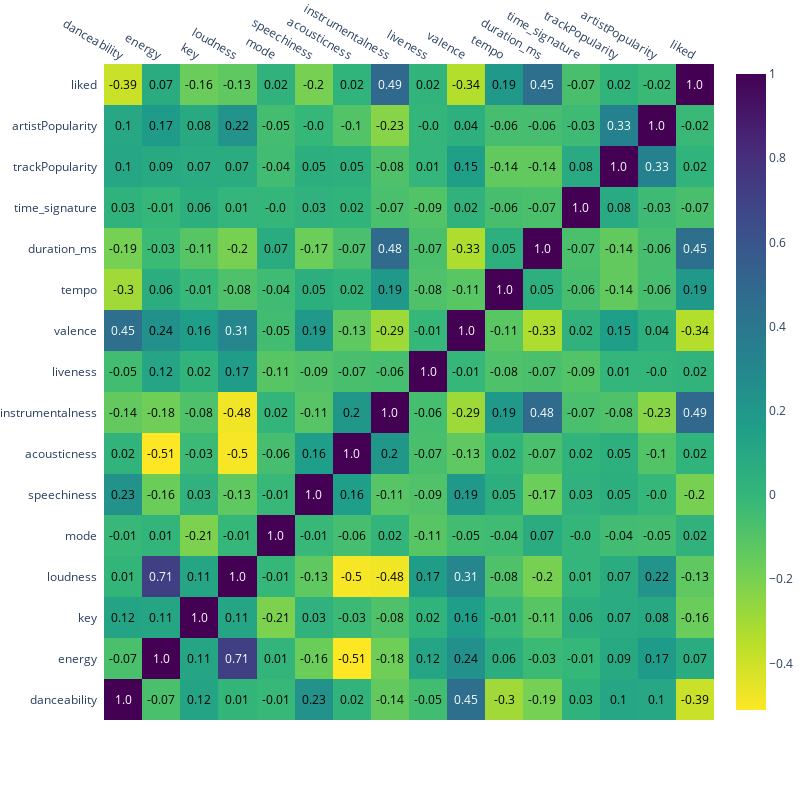

The code cell stored with this chart in its notebook:
### Code cell
import plotly
import plotly.figure_factory as ff
import plotly.graph_objs as go
from plotly.offline import init_notebook_mode, iplot

import cufflinks

cufflinks.go_offline()

# Set global theme
cufflinks.set_config_file(world_readable=True, theme='pearl')

# Display all cell outputs
from IPython.core.interactiveshell import InteractiveShell
InteractiveShell.ast_node_interactivity = 'all'

corrs = join.corr()

figure = ff.create_annotated_heatmap(
    z=corrs.values,
    x=list(corrs.columns),
    y=list(corrs.index),
    colorscale='viridis',
    annotation_text=corrs.round(2).values,
    showscale=True, reversescale=True)

figure.layout.margin = dict(l=0, t=0)
figure.layout.height = 800
figure.layout.width = 800

iplot(figure)

### Figure 1 — Plotly figure (JSON) as saved in the notebook; plotly's stock layout.template omitted (floating-point values rounded to 4 significant figures; data arrays with more than 128 entries replaced by an {"elided": "..."} marker saying what was removed)
{"data": [{"colorscale": [[0, "#440154"], [0.1111, "#482878"], [0.2222, "#3e4989"], [0.3333, "#31688e"], [0.4444, "#26828e"], [0.5556, "#1f9e89"], [0.6667, "#35b779"], [0.7778, "#6ece58"], [0.8889, "#b5de2b"], [1, "#fde725"]], "reversescale": true, "showscale": true, "type": "heatmap", "x": ["danceability", "energy", "key", "loudness", "mode", "speechiness", "acousticness", "instrumentalness", "liveness", "valence", "tempo", "duration_ms", "time_signature", "trackPopularity", "artistPopularity", "liked"], "y": ["danceability", "energy", "key", "loudness", "mode", "speechiness", "acousticness", "instrumentalness", "liveness", "valence", "tempo", "duration_ms", "time_signature", "trackPopularity", "artistPopularity", "liked"], "z": {"elided": "16x16 float values"}}], "layout": {"annotations": [{"font": {"color": "#FFFFFF"}, "showarrow": false, "text": "1.0", "x": "danceability", "xref": "x", "y": "danceability", "yref": "y"}, {"font": {"color": "#000000"}, "showarrow": false, "text": "-0.07", "x": "energy", "xref": "x", "y": "danceability", "yref": "y"}, {"font": {"color": "#000000"}, "showarrow": false, "text": "0.12", "x": "key", "xref": "x", "y": "danceability", "yref": "y"}, {"font": {"color": "#000000"}, "showarrow": false, "text": "0.01", "x": "loudness", "xref": "x", "y": "danceability", "yref": "y"}, {"font": {"color": "#000000"}, "showarrow": false, "text": "-0.01", "x": "mode", "xref": "x", "y": "danceability", "yref": "y"}, {"font": {"color": "#000000"}, "showarrow": false, "text": "0.23", "x": "speechiness", "xref": "x", "y": "danceability", "yref": "y"}, {"font": {"color": "#000000"}, "showarrow": false, "text": "0.02", "x": "acousticness", "xref": "x", "y": "danceability", "yref": "y"}, {"font": {"color": "#000000"}, "showarrow": false, "text": "-0.14", "x": "instrumentalness", "xref": "x", "y": "danceability", "yref": "y"}, {"font": {"color": "#000000"}, "showarrow": false, "text": "-0.05", "x": "liveness", "xref": "x", "y": "danceability", "yref": "y"}, {"font": {"color": "#FFFFFF"}, "showarrow": false, "text": "0.45", "x": "valence", "xref": "x", "y": "danceability", "yref": "y"}, {"font": {"color": "#000000"}, "showarrow": false, "text": "-0.3", "x": "tempo", "xref": "x", "y": "danceability", "yref": "y"}, {"font": {"color": "#000000"}, "showarrow": false, "text": "-0.19", "x": "duration_ms", "xref": "x", "y": "danceability", "yref": "y"}, {"font": {"color": "#000000"}, "showarrow": false, "text": "0.03", "x": "time_signature", "xref": "x", "y": "danceability", "yref": "y"}, {"font": {"color": "#000000"}, "showarrow": false, "text": "0.1", "x": "trackPopularity", "xref": "x", "y": "danceability", "yref": "y"}, {"font": {"color": "#000000"}, "showarrow": false, "text": "0.1", "x": "artistPopularity", "xref": "x", "y": "danceability", "yref": "y"}, {"font": {"color": "#000000"}, "showarrow": false, "text": "-0.39", "x": "liked", "xref": "x", "y": "danceability", "yref": "y"}, {"font": {"color": "#000000"}, "showarrow": false, "text": "-0.07", "x": "danceability", "xref": "x", "y": "energy", "yref": "y"}, {"font": {"color": "#FFFFFF"}, "showarrow": false, "text": "1.0", "x": "energy", "xref": "x", "y": "energy", "yref": "y"}, {"font": {"color": "#000000"}, "showarrow": false, "text": "0.11", "x": "key", "xref": "x", "y": "energy", "yref": "y"}, {"font": {"color": "#FFFFFF"}, "showarrow": false, "text": "0.71", "x": "loudness", "xref": "x", "y": "energy", "yref": "y"}, {"font": {"color": "#000000"}, "showarrow": false, "text": "0.01", "x": "mode", "xref": "x", "y": "energy", "yref": "y"}, {"font": {"color": "#000000"}, "showarrow": false, "text": "-0.16", "x": "speechiness", "xref": "x", "y": "energy", "yref": "y"}, {"font": {"color": "#000000"}, "showarrow": false, "text": "-0.51", "x": "acousticness", "xref": "x", "y": "energy", "yref": "y"}, {"font": {"color": "#000000"}, "showarrow": false, "text": "-0.18", "x": "instrumentalness", "xref": "x", "y": "energy", "yref": "y"}, {"font": {"color": "#000000"}, "showarrow": false, "text": "0.12", "x": "liveness", "xref": "x", "y": "energy", "yref": "y"}, {"font": {"color": "#000000"}, "showarrow": false, "text": "0.24", "x": "valence", "xref": "x", "y": "energy", "yref": "y"}, {"font": {"color": "#000000"}, "showarrow": false, "text": "0.06", "x": "tempo", "xref": "x", "y": "energy", "yref": "y"}, {"font": {"color": "#000000"}, "showarrow": false, "text": "-0.03", "x": "duration_ms", "xref": "x", "y": "energy", "yref": "y"}, {"font": {"color": "#000000"}, "showarrow": false, "text": "-0.01", "x": "time_signature", "xref": "x", "y": "energy", "yref": "y"}, {"font": {"color": "#000000"}, "showarrow": false, "text": "0.09", "x": "trackPopularity", "xref": "x", "y": "energy", "yref": "y"}, {"font": {"color": "#000000"}, "showarrow": false, "text": "0.17", "x": "artistPopularity", "xref": "x", "y": "energy", "yref": "y"}, {"font": {"color": "#000000"}, "showarrow": false, "text": "0.07", "x": "liked", "xref": "x", "y": "energy", "yref": "y"}, {"font": {"color": "#000000"}, "showarrow": false, "text": "0.12", "x": "danceability", "xref": "x", "y": "key", "yref": "y"}, {"font": {"color": "#000000"}, "showarrow": false, "text": "0.11", "x": "energy", "xref": "x", "y": "key", "yref": "y"}, {"font": {"color": "#FFFFFF"}, "showarrow": false, "text": "1.0", "x": "key", "xref": "x", "y": "key", "yref": "y"}, {"font": {"color": "#000000"}, "showarrow": false, "text": "0.11", "x": "loudness", "xref": "x", "y": "key", "yref": "y"}, {"font": {"color": "#000000"}, "showarrow": false, "text": "-0.21", "x": "mode", "xref": "x", "y": "key", "yref": "y"}, {"font": {"color": "#000000"}, "showarrow": false, "text": "0.03", "x": "speechiness", "xref": "x", "y": "key", "yref": "y"}, {"font": {"color": "#000000"}, "showarrow": false, "text": "-0.03", "x": "acousticness", "xref": "x", "y": "key", "yref": "y"}, {"font": {"color": "#000000"}, "showarrow": false, "text": "-0.08", "x": "instrumentalness", "xref": "x", "y": "key", "yref": "y"}, {"font": {"color": "#000000"}, "showarrow": false, "text": "0.02", "x": "liveness", "xref": "x", "y": "key", "yref": "y"}, {"font": {"color": "#000000"}, "showarrow": false, "text": "0.16", "x": "valence", "xref": "x", "y": "key", "yref": "y"}, {"font": {"color": "#000000"}, "showarrow": false, "text": "-0.01", "x": "tempo", "xref": "x", "y": "key", "yref": "y"}, {"font": {"color": "#000000"}, "showarrow": false, "text": "-0.11", "x": "duration_ms", "xref": "x", "y": "key", "yref": "y"}, {"font": {"color": "#000000"}, "showarrow": false, "text": "0.06", "x": "time_signature", "xref": "x", "y": "key", "yref": "y"}, {"font": {"color": "#000000"}, "showarrow": false, "text": "0.07", "x": "trackPopularity", "xref": "x", "y": "key", "yref": "y"}, {"font": {"color": "#000000"}, "showarrow": false, "text": "0.08", "x": "artistPopularity", "xref": "x", "y": "key", "yref": "y"}, {"font": {"color": "#000000"}, "showarrow": false, "text": "-0.16", "x": "liked", "xref": "x", "y": "key", "yref": "y"}, {"font": {"color": "#000000"}, "showarrow": false, "text": "0.01", "x": "danceability", "xref": "x", "y": "loudness", "yref": "y"}, {"font": {"color": "#FFFFFF"}, "showarrow": false, "text": "0.71", "x": "energy", "xref": "x", "y": "loudness", "yref": "y"}, {"font": {"color": "#000000"}, "showarrow": false, "text": "0.11", "x": "key", "xref": "x", "y": "loudness", "yref": "y"}, {"font": {"color": "#FFFFFF"}, "showarrow": false, "text": "1.0", "x": "loudness", "xref": "x", "y": "loudness", "yref": "y"}, {"font": {"color": "#000000"}, "showarrow": false, "text": "-0.01", "x": "mode", "xref": "x", "y": "loudness", "yref": "y"}, {"font": {"color": "#000000"}, "showarrow": false, "text": "-0.13", "x": "speechiness", "xref": "x", "y": "loudness", "yref": "y"}, {"font": {"color": "#000000"}, "showarrow": false, "text": "-0.5", "x": "acousticness", "xref": "x", "y": "loudness", "yref": "y"}, {"font": {"color": "#000000"}, "showarrow": false, "text": "-0.48", "x": "instrumentalness", "xref": "x", "y": "loudness", "yref": "y"}, {"font": {"color": "#000000"}, "showarrow": false, "text": "0.17", "x": "liveness", "xref": "x", "y": "loudness", "yref": "y"}, {"font": {"color": "#FFFFFF"}, "showarrow": false, "text": "0.31", "x": "valence", "xref": "x", "y": "loudness", "yref": "y"}, {"font": {"color": "#000000"}, "showarrow": false, "text": "-0.08", "x": "tempo", "xref": "x", "y": "loudness", "yref": "y"}, {"font": {"color": "#000000"}, "showarrow": false, "text": "-0.2", "x": "duration_ms", "xref": "x", "y": "loudness", "yref": "y"}, {"font": {"color": "#000000"}, "showarrow": false, "text": "0.01", "x": "time_signature", "xref": "x", "y": "loudness", "yref": "y"}, {"font": {"color": "#000000"}, "showarrow": false, "text": "0.07", "x": "trackPopularity", "xref": "x", "y": "loudness", "yref": "y"}, {"font": {"color": "#000000"}, "showarrow": false, "text": "0.22", "x": "artistPopularity", "xref": "x", "y": "loudness", "yref": "y"}, {"font": {"color": "#000000"}, "showarrow": false, "text": "-0.13", "x": "liked", "xref": "x", "y": "loudness", "yref": "y"}, {"font": {"color": "#000000"}, "showarrow": false, "text": "-0.01", "x": "danceability", "xref": "x", "y": "mode", "yref": "y"}, {"font": {"color": "#000000"}, "showarrow": false, "text": "0.01", "x": "energy", "xref": "x", "y": "mode", "yref": "y"}, {"font": {"color": "#000000"}, "showarrow": false, "text": "-0.21", "x": "key", "xref": "x", "y": "mode", "yref": "y"}, {"font": {"color": "#000000"}, "showarrow": false, "text": "-0.01", "x": "loudness", "xref": "x", "y": "mode", "yref": "y"}, {"font": {"color": "#FFFFFF"}, "showarrow": false, "text": "1.0", "x": "mode", "xref": "x", "y": "mode", "yref": "y"}, {"font": {"color": "#000000"}, "showarrow": false, "text": "-0.01", "x": "speechiness", "xref": "x", "y": "mode", "yref": "y"}, {"font": {"color": "#000000"}, "showarrow": false, "text": "-0.06", "x": "acousticness", "xref": "x", "y": "mode", "yref": "y"}, {"font": {"color": "#000000"}, "showarrow": false, "text": "0.02", "x": "instrumentalness", "xref": "x", "y": "mode", "yref": "y"}, {"font": {"color": "#000000"}, "showarrow": false, "text": "-0.11", "x": "liveness", "xref": "x", "y": "mode", "yref": "y"}, {"font": {"color": "#000000"}, "showarrow": false, "text": "-0.05", "x": "valence", "xref": "x", "y": "mode", "yref": "y"}, {"font": {"color": "#000000"}, "showarrow": false, "text": "-0.04", "x": "tempo", "xref": "x", "y": "mode", "yref": "y"}, {"font": {"color": "#000000"}, "showarrow": false, "text": "0.07", "x": "duration_ms", "xref": "x", "y": "mode", "yref": "y"}, {"font": {"color": "#000000"}, "showarrow": false, "text": "-0.0", "x": "time_signature", "xref": "x", "y": "mode", "yref": "y"}, {"font": {"color": "#000000"}, "showarrow": false, "text": "-0.04", "x": "trackPopularity", "xref": "x", "y": "mode", "yref": "y"}, {"font": {"color": "#000000"}, "showarrow": false, "text": "-0.05", "x": "artistPopularity", "xref": "x", "y": "mode", "yref": "y"}, {"font": {"color": "#000000"}, "showarrow": false, "text": "0.02", "x": "liked", "xref": "x", "y": "mode", "yref": "y"}, {"font": {"color": "#000000"}, "showarrow": false, "text": "0.23", "x": "danceability", "xref": "x", "y": "speechiness", "yref": "y"}, {"font": {"color": "#000000"}, "showarrow": false, "text": "-0.16", "x": "energy", "xref": "x", "y": "speechiness", "yref": "y"}, {"font": {"color": "#000000"}, "showarrow": false, "text": "0.03", "x": "key", "xref": "x", "y": "speechiness", "yref": "y"}, {"font": {"color": "#000000"}, "showarrow": false, "text": "-0.13", "x": "loudness", "xref": "x", "y": "speechiness", "yref": "y"}, {"font": {"color": "#000000"}, "showarrow": false, "text": "-0.01", "x": "mode", "xref": "x", "y": "speechiness", "yref": "y"}, {"font": {"color": "#FFFFFF"}, "showarrow": false, "text": "1.0", "x": "speechiness", "xref": "x", "y": "speechiness", "yref": "y"}, {"font": {"color": "#000000"}, "showarrow": false, "text": "0.16", "x": "acousticness", "xref": "x", "y": "speechiness", "yref": "y"}, {"font": {"color": "#000000"}, "showarrow": false, "text": "-0.11", "x": "instrumentalness", "xref": "x", "y": "speechiness", "yref": "y"}, {"font": {"color": "#000000"}, "showarrow": false, "text": "-0.09", "x": "liveness", "xref": "x", "y": "speechiness", "yref": "y"}, {"font": {"color": "#000000"}, "showarrow": false, "text": "0.19", "x": "valence", "xref": "x", "y": "speechiness", "yref": "y"}, {"font": {"color": "#000000"}, "showarrow": false, "text": "0.05", "x": "tempo", "xref": "x", "y": "speechiness", "yref": "y"}, {"font": {"color": "#000000"}, "showarrow": false, "text": "-0.17", "x": "duration_ms", "xref": "x", "y": "speechiness", "yref": "y"}, {"font": {"color": "#000000"}, "showarrow": false, "text": "0.03", "x": "time_signature", "xref": "x", "y": "speechiness", "yref": "y"}, {"font": {"color": "#000000"}, "showarrow": false, "text": "0.05", "x": "trackPopularity", "xref": "x", "y": "speechiness", "yref": "y"}, {"font": {"color": "#000000"}, "showarrow": false, "text": "-0.0", "x": "artistPopularity", "xref": "x", "y": "speechiness", "yref": "y"}, {"font": {"color": "#000000"}, "showarrow": false, "text": "-0.2", "x": "liked", "xref": "x", "y": "speechiness", "yref": "y"}, {"font": {"color": "#000000"}, "showarrow": false, "text": "0.02", "x": "danceability", "xref": "x", "y": "acousticness", "yref": "y"}, {"font": {"color": "#000000"}, "showarrow": false, "text": "-0.51", "x": "energy", "xref": "x", "y": "acousticness", "yref": "y"}, {"font": {"color": "#000000"}, "showarrow": false, "text": "-0.03", "x": "key", "xref": "x", "y": "acousticness", "yref": "y"}, {"font": {"color": "#000000"}, "showarrow": false, "text": "-0.5", "x": "loudness", "xref": "x", "y": "acousticness", "yref": "y"}, {"font": {"color": "#000000"}, "showarrow": false, "text": "-0.06", "x": "mode", "xref": "x", "y": "acousticness", "yref": "y"}, {"font": {"color": "#000000"}, "showarrow": false, "text": "0.16", "x": "speechiness", "xref": "x", "y": "acousticness", "yref": "y"}, {"font": {"color": "#FFFFFF"}, "showarrow": false, "text": "1.0", "x": "acousticness", "xref": "x", "y": "acousticness", "yref": "y"}, {"font": {"color": "#000000"}, "showarrow": false, "text": "0.2", "x": "instrumentalness", "xref": "x", "y": "acousticness", "yref": "y"}, {"font": {"color": "#000000"}, "showarrow": false, "text": "-0.07", "x": "liveness", "xref": "x", "y": "acousticness", "yref": "y"}, {"font": {"color": "#000000"}, "showarrow": false, "text": "-0.13", "x": "valence", "xref": "x", "y": "acousticness", "yref": "y"}, {"font": {"color": "#000000"}, "showarrow": false, "text": "0.02", "x": "tempo", "xref": "x", "y": "acousticness", "yref": "y"}, {"font": {"color": "#000000"}, "showarrow": false, "text": "-0.07", "x": "duration_ms", "xref": "x", "y": "acousticness", "yref": "y"}, {"font": {"color": "#000000"}, "showarrow": false, "text": "0.02", "x": "time_signature", "xref": "x", "y": "acousticness", "yref": "y"}, {"font": {"color": "#000000"}, "showarrow": false, "text": "0.05", "x": "trackPopularity", "xref": "x", "y": "acousticness", "yref": "y"}, {"font": {"color": "#000000"}, "showarrow": false, "text": "-0.1", "x": "artistPopularity", "xref": "x", "y": "acousticness", "yref": "y"}, {"font": {"color": "#000000"}, "showarrow": false, "text": "0.02", "x": "liked", "xref": "x", "y": "acousticness", "yref": "y"}, {"font": {"color": "#000000"}, "showarrow": false, "text": "-0.14", "x": "danceability", "xref": "x", "y": "instrumentalness", "yref": "y"}, {"font": {"color": "#000000"}, "showarrow": false, "text": "-0.18", "x": "energy", "xref": "x", "y": "instrumentalness", "yref": "y"}, {"font": {"color": "#000000"}, "showarrow": false, "text": "-0.08", "x": "key", "xref": "x", "y": "instrumentalness", "yref": "y"}, {"font": {"color": "#000000"}, "showarrow": false, "text": "-0.48", "x": "loudness", "xref": "x", "y": "instrumentalness", "yref": "y"}, {"font": {"color": "#000000"}, "showarrow": false, "text": "0.02", "x": "mode", "xref": "x", "y": "instrumentalness", "yref": "y"}, {"font": {"color": "#000000"}, "showarrow": false, "text": "-0.11", "x": "speechiness", "xref": "x", "y": "instrumentalness", "yref": "y"}, {"font": {"color": "#000000"}, "showarrow": false, "text": "0.2", "x": "acousticness", "xref": "x", "y": "instrumentalness", "yref": "y"}, {"font": {"color": "#FFFFFF"}, "showarrow": false, "text": "1.0", "x": "instrumentalness", "xref": "x", "y": "instrumentalness", "yref": "y"}, {"font": {"color": "#000000"}, "showarrow": false, "text": "-0.06", "x": "liveness", "xref": "x", "y": "instrumentalness", "yref": "y"}, {"font": {"color": "#000000"}, "showarrow": false, "text": "-0.29", "x": "valence", "xref": "x", "y": "instrumentalness", "yref": "y"}, {"font": {"color": "#000000"}, "showarrow": false, "text": "0.19", "x": "tempo", "xref": "x", "y": "instrumentalness", "yref": "y"}, {"font": {"color": "#FFFFFF"}, "showarrow": false, "text": "0.48", "x": "duration_ms", "xref": "x", "y": "instrumentalness", "yref": "y"}, {"font": {"color": "#000000"}, "showarrow": false, "text": "-0.07", "x": "time_signature", "xref": "x", "y": "instrumentalness", "yref": "y"}, {"font": {"color": "#000000"}, "showarrow": false, "text": "-0.08", "x": "trackPopularity", "xref": "x", "y": "instrumentalness", "yref": "y"}, {"font": {"color": "#000000"}, "showarrow": false, "text": "-0.23", "x": "artistPopularity", "xref": "x", "y": "instrumentalness", "yref": "y"}, {"font": {"color": "#FFFFFF"}, "showarrow": false, "text": "0.49", "x": "liked", "xref": "x", "y": "instrumentalness", "yref": "y"}, {"font": {"color": "#000000"}, "showarrow": false, "text": "-0.05", "x": "danceability", "xref": "x", "y": "liveness", "yref": "y"}, {"font": {"color": "#000000"}, "showarrow": false, "text": "0.12", "x": "energy", "xref": "x", "y": "liveness", "yref": "y"}, {"font": {"color": "#000000"}, "showarrow": false, "text": "0.02", "x": "key", "xref": "x", "y": "liveness", "yref": "y"}, {"font": {"color": "#000000"}, "showarrow": false, "text": "0.17", "x": "loudness", "xref": "x", "y": "liveness", "yref": "y"}, {"font": {"color": "#000000"}, "showarrow": false, "text": "-0.11", "x": "mode", "xref": "x", "y": "liveness", "yref": "y"}, {"font": {"color": "#000000"}, "showarrow": false, "text": "-0.09", "x": "speechiness", "xref": "x", "y": "liveness", "yref": "y"}, {"font": {"color": "#000000"}, "showarrow": false, "text": "-0.07", "x": "acousticness", "xref": "x", "y": "liveness", "yref": "y"}, {"font": {"color": "#000000"}, "showarrow": false, "text": "-0.06", "x": "instrumentalness", "xref": "x", "y": "liveness", "yref": "y"}, {"font": {"color": "#FFFFFF"}, "showarrow": false, "text": "1.0", "x": "liveness", "xref": "x", "y": "liveness", "yref": "y"}, {"font": {"color": "#000000"}, "showarrow": false, "text": "-0.01", "x": "valence", "xref": "x", "y": "liveness", "yref": "y"}, {"font": {"color": "#000000"}, "showarrow": false, "text": "-0.08", "x": "tempo", "xref": "x", "y": "liveness", "yref": "y"}, {"font": {"color": "#000000"}, "showarrow": false, "text": "-0.07", "x": "duration_ms", "xref": "x", "y": "liveness", "yref": "y"}, {"font": {"color": "#000000"}, "showarrow": false, "text": "-0.09", "x": "time_signature", "xref": "x", "y": "liveness", "yref": "y"}, {"font": {"color": "#000000"}, "showarrow": false, "text": "0.01", "x": "trackPopularity", "xref": "x", "y": "liveness", "yref": "y"}, {"font": {"color": "#000000"}, "showarrow": false, "text": "-0.0", "x": "artistPopularity", "xref": "x", "y": "liveness", "yref": "y"}, {"font": {"color": "#000000"}, "showarrow": false, "text": "0.02", "x": "liked", "xref": "x", "y": "liveness", "yref": "y"}, {"font": {"color": "#FFFFFF"}, "showarrow": false, "text": "0.45", "x": "danceability", "xref": "x", "y": "valence", "yref": "y"}, {"font": {"color": "#000000"}, "showarrow": false, "text": "0.24", "x": "energy", "xref": "x", "y": "valence", "yref": "y"}, {"font": {"color": "#000000"}, "showarrow": false, "text": "0.16", "x": "key", "xref": "x", "y": "valence", "yref": "y"}, {"font": {"color": "#FFFFFF"}, "showarrow": false, "text": "0.31", "x": "loudness", "xref": "x", "y": "valence", "yref": "y"}, {"font": {"color": "#000000"}, "showarrow": false, "text": "-0.05", "x": "mode", "xref": "x", "y": "valence", "yref": "y"}, {"font": {"color": "#000000"}, "showarrow": false, "text": "0.19", "x": "speechiness", "xref": "x", "y": "valence", "yref": "y"}, {"font": {"color": "#000000"}, "showarrow": false, "text": "-0.13", "x": "acousticness", "xref": "x", "y": "valence", "yref": "y"}, {"font": {"color": "#000000"}, "showarrow": false, "text": "-0.29", "x": "instrumentalness", "xref": "x", "y": "valence", "yref": "y"}, {"font": {"color": "#000000"}, "showarrow": false, "text": "-0.01", "x": "liveness", "xref": "x", "y": "valence", "yref": "y"}, {"font": {"color": "#FFFFFF"}, "showarrow": false, "text": "1.0", "x": "valence", "xref": "x", "y": "valence", "yref": "y"}, {"font": {"color": "#000000"}, "showarrow": false, "text": "-0.11", "x": "tempo", "xref": "x", "y": "valence", "yref": "y"}, {"font": {"color": "#000000"}, "showarrow": false, "text": "-0.33", "x": "duration_ms", "xref": "x", "y": "valence", "yref": "y"}, {"font": {"color": "#000000"}, "showarrow": false, "text": "0.02", "x": "time_signature", "xref": "x", "y": "valence", "yref": "y"}, {"font": {"color": "#000000"}, "showarrow": false, "text": "0.15", "x": "trackPopularity", "xref": "x", "y": "valence", "yref": "y"}, {"font": {"color": "#000000"}, "showarrow": false, "text": "0.04", "x": "artistPopularity", "xref": "x", "y": "valence", "yref": "y"}, {"font": {"color": "#000000"}, "showarrow": false, "text": "-0.34", "x": "liked", "xref": "x", "y": "valence", "yref": "y"}, {"font": {"color": "#000000"}, "showarrow": false, "text": "-0.3", "x": "danceability", "xref": "x", "y": "tempo", "yref": "y"}, {"font": {"color": "#000000"}, "showarrow": false, "text": "0.06", "x": "energy", "xref": "x", "y": "tempo", "yref": "y"}, {"font": {"color": "#000000"}, "showarrow": false, "text": "-0.01", "x": "key", "xref": "x", "y": "tempo", "yref": "y"}, {"font": {"color": "#000000"}, "showarrow": false, "text": "-0.08", "x": "loudness", "xref": "x", "y": "tempo", "yref": "y"}, {"font": {"color": "#000000"}, "showarrow": false, "text": "-0.04", "x": "mode", "xref": "x", "y": "tempo", "yref": "y"}, {"font": {"color": "#000000"}, "showarrow": false, "text": "0.05", "x": "speechiness", "xref": "x", "y": "tempo", "yref": "y"}, {"font": {"color": "#000000"}, "showarrow": false, "text": "0.02", "x": "acousticness", "xref": "x", "y": "tempo", "yref": "y"}, {"font": {"color": "#000000"}, "showarrow": false, "text": "0.19", "x": "instrumentalness", "xref": "x", "y": "tempo", "yref": "y"}, {"font": {"color": "#000000"}, "showarrow": false, "text": "-0.08", "x": "liveness", "xref": "x", "y": "tempo", "yref": "y"}, {"font": {"color": "#000000"}, "showarrow": false, "text": "-0.11", "x": "valence", "xref": "x", "y": "tempo", "yref": "y"}, {"font": {"color": "#FFFFFF"}, "showarrow": false, "text": "1.0", "x": "tempo", "xref": "x", "y": "tempo", "yref": "y"}, {"font": {"color": "#000000"}, "showarrow": false, "text": "0.05", "x": "duration_ms", "xref": "x", "y": "tempo", "yref": "y"}, {"font": {"color": "#000000"}, "showarrow": false, "text": "-0.06", "x": "time_signature", "xref": "x", "y": "tempo", "yref": "y"}, {"font": {"color": "#000000"}, "showarrow": false, "text": "-0.14", "x": "trackPopularity", "xref": "x", "y": "tempo", "yref": "y"}, {"font": {"color": "#000000"}, "showarrow": false, "text": "-0.06", "x": "artistPopularity", "xref": "x", "y": "tempo", "yref": "y"}, {"font": {"color": "#000000"}, "showarrow": false, "text": "0.19", "x": "liked", "xref": "x", "y": "tempo", "yref": "y"}, {"font": {"color": "#000000"}, "showarrow": false, "text": "-0.19", "x": "danceability", "xref": "x", "y": "duration_ms", "yref": "y"}, {"font": {"color": "#000000"}, "showarrow": false, "text": "-0.03", "x": "energy", "xref": "x", "y": "duration_ms", "yref": "y"}, {"font": {"color": "#000000"}, "showarrow": false, "text": "-0.11", "x": "key", "xref": "x", "y": "duration_ms", "yref": "y"}, {"font": {"color": "#000000"}, "showarrow": false, "text": "-0.2", "x": "loudness", "xref": "x", "y": "duration_ms", "yref": "y"}, {"font": {"color": "#000000"}, "showarrow": false, "text": "0.07", "x": "mode", "xref": "x", "y": "duration_ms", "yref": "y"}, {"font": {"color": "#000000"}, "showarrow": false, "text": "-0.17", "x": "speechiness", "xref": "x", "y": "duration_ms", "yref": "y"}, {"font": {"color": "#000000"}, "showarrow": false, "text": "-0.07", "x": "acousticness", "xref": "x", "y": "duration_ms", "yref": "y"}, {"font": {"color": "#FFFFFF"}, "showarrow": false, "text": "0.48", "x": "instrumentalness", "xref": "x", "y": "duration_ms", "yref": "y"}, {"font": {"color": "#000000"}, "showarrow": false, "text": "-0.07", "x": "liveness", "xref": "x", "y": "duration_ms", "yref": "y"}, {"font": {"color": "#000000"}, "showarrow": false, "text": "-0.33", "x": "valence", "xref": "x", "y": "duration_ms", "yref": "y"}, {"font": {"color": "#000000"}, "showarrow": false, "text": "0.05", "x": "tempo", "xref": "x", "y": "duration_ms", "yref": "y"}, {"font": {"color": "#FFFFFF"}, "showarrow": false, "text": "1.0", "x": "duration_ms", "xref": "x", "y": "duration_ms", "yref": "y"}, {"font": {"color": "#000000"}, "showarrow": false, "text": "-0.07", "x": "time_signature", "xref": "x", "y": "duration_ms", "yref": "y"}, {"font": {"color": "#000000"}, "showarrow": false, "text": "-0.14", "x": "trackPopularity", "xref": "x", "y": "duration_ms", "yref": "y"}, {"font": {"color": "#000000"}, "showarrow": false, "text": "-0.06", "x": "artistPopularity", "xref": "x", "y": "duration_ms", "yref": "y"}, {"font": {"color": "#FFFFFF"}, "showarrow": false, "text": "0.45", "x": "liked", "xref": "x", "y": "duration_ms", "yref": "y"}, {"font": {"color": "#000000"}, "showarrow": false, "text": "0.03", "x": "danceability", "xref": "x", "y": "time_signature", "yref": "y"}, {"font": {"color": "#000000"}, "showarrow": false, "text": "-0.01", "x": "energy", "xref": "x", "y": "time_signature", "yref": "y"}, {"font": {"color": "#000000"}, "showarrow": false, "text": "0.06", "x": "key", "xref": "x", "y": "time_signature", "yref": "y"}, {"font": {"color": "#000000"}, "showarrow": false, "text": "0.01", "x": "loudness", "xref": "x", "y": "time_signature", "yref": "y"}, {"font": {"color": "#000000"}, "showarrow": false, "text": "-0.0", "x": "mode", "xref": "x", "y": "time_signature", "yref": "y"}, {"font": {"color": "#000000"}, "showarrow": false, "text": "0.03", "x": "speechiness", "xref": "x", "y": "time_signature", "yref": "y"}, {"font": {"color": "#000000"}, "showarrow": false, "text": "0.02", "x": "acousticness", "xref": "x", "y": "time_signature", "yref": "y"}, {"font": {"color": "#000000"}, "showarrow": false, "text": "-0.07", "x": "instrumentalness", "xref": "x", "y": "time_signature", "yref": "y"}, {"font": {"color": "#000000"}, "showarrow": false, "text": "-0.09", "x": "liveness", "xref": "x", "y": "time_signature", "yref": "y"}, {"font": {"color": "#000000"}, "showarrow": false, "text": "0.02", "x": "valence", "xref": "x", "y": "time_signature", "yref": "y"}, {"font": {"color": "#000000"}, "showarrow": false, "text": "-0.06", "x": "tempo", "xref": "x", "y": "time_signature", "yref": "y"}, {"font": {"color": "#000000"}, "showarrow": false, "text": "-0.07", "x": "duration_ms", "xref": "x", "y": "time_signature", "yref": "y"}, {"font": {"color": "#FFFFFF"}, "showarrow": false, "text": "1.0", "x": "time_signature", "xref": "x", "y": "time_signature", "yref": "y"}, {"font": {"color": "#000000"}, "showarrow": false, "text": "0.08", "x": "trackPopularity", "xref": "x", "y": "time_signature", "yref": "y"}, {"font": {"color": "#000000"}, "showarrow": false, "text": "-0.03", "x": "artistPopularity", "xref": "x", "y": "time_signature", "yref": "y"}, {"font": {"color": "#000000"}, "showarrow": false, "text": "-0.07", "x": "liked", "xref": "x", "y": "time_signature", "yref": "y"}, {"font": {"color": "#000000"}, "showarrow": false, "text": "0.1", "x": "danceability", "xref": "x", "y": "trackPopularity", "yref": "y"}, {"font": {"color": "#000000"}, "showarrow": false, "text": "0.09", "x": "energy", "xref": "x", "y": "trackPopularity", "yref": "y"}, {"font": {"color": "#000000"}, "showarrow": false, "text": "0.07", "x": "key", "xref": "x", "y": "trackPopularity", "yref": "y"}, {"font": {"color": "#000000"}, "showarrow": false, "text": "0.07", "x": "loudness", "xref": "x", "y": "trackPopularity", "yref": "y"}, {"font": {"color": "#000000"}, "showarrow": false, "text": "-0.04", "x": "mode", "xref": "x", "y": "trackPopularity", "yref": "y"}, {"font": {"color": "#000000"}, "showarrow": false, "text": "0.05", "x": "speechiness", "xref": "x", "y": "trackPopularity", "yref": "y"}, {"font": {"color": "#000000"}, "showarrow": false, "text": "0.05", "x": "acousticness", "xref": "x", "y": "trackPopularity", "yref": "y"}, {"font": {"color": "#000000"}, "showarrow": false, "text": "-0.08", "x": "instrumentalness", "xref": "x", "y": "trackPopularity", "yref": "y"}, {"font": {"color": "#000000"}, "showarrow": false, "text": "0.01", "x": "liveness", "xref": "x", "y": "trackPopularity", "yref": "y"}, {"font": {"color": "#000000"}, "showarrow": false, "text": "0.15", "x": "valence", "xref": "x", "y": "trackPopularity", "yref": "y"}, {"font": {"color": "#000000"}, "showarrow": false, "text": "-0.14", "x": "tempo", "xref": "x", "y": "trackPopularity", "yref": "y"}, {"font": {"color": "#000000"}, "showarrow": false, "text": "-0.14", "x": "duration_ms", "xref": "x", "y": "trackPopularity", "yref": "y"}, {"font": {"color": "#000000"}, "showarrow": false, "text": "0.08", "x": "time_signature", "xref": "x", "y": "trackPopularity", "yref": "y"}, {"font": {"color": "#FFFFFF"}, "showarrow": false, "text": "1.0", "x": "trackPopularity", "xref": "x", "y": "trackPopularity", "yref": "y"}, {"font": {"color": "#FFFFFF"}, "showarrow": false, "text": "0.33", "x": "artistPopularity", "xref": "x", "y": "trackPopularity", "yref": "y"}, {"font": {"color": "#000000"}, "showarrow": false, "text": "0.02", "x": "liked", "xref": "x", "y": "trackPopularity", "yref": "y"}, {"font": {"color": "#000000"}, "showarrow": false, "text": "0.1", "x": "danceability", "xref": "x", "y": "artistPopularity", "yref": "y"}, {"font": {"color": "#000000"}, "showarrow": false, "text": "0.17", "x": "energy", "xref": "x", "y": "artistPopularity", "yref": "y"}, {"font": {"color": "#000000"}, "showarrow": false, "text": "0.08", "x": "key", "xref": "x", "y": "artistPopularity", "yref": "y"}, {"font": {"color": "#000000"}, "showarrow": false, "text": "0.22", "x": "loudness", "xref": "x", "y": "artistPopularity", "yref": "y"}, {"font": {"color": "#000000"}, "showarrow": false, "text": "-0.05", "x": "mode", "xref": "x", "y": "artistPopularity", "yref": "y"}, {"font": {"color": "#000000"}, "showarrow": false, "text": "-0.0", "x": "speechiness", "xref": "x", "y": "artistPopularity", "yref": "y"}, {"font": {"color": "#000000"}, "showarrow": false, "text": "-0.1", "x": "acousticness", "xref": "x", "y": "artistPopularity", "yref": "y"}, {"font": {"color": "#000000"}, "showarrow": false, "text": "-0.23", "x": "instrumentalness", "xref": "x", "y": "artistPopularity", "yref": "y"}, {"font": {"color": "#000000"}, "showarrow": false, "text": "-0.0", "x": "liveness", "xref": "x", "y": "artistPopularity", "yref": "y"}, {"font": {"color": "#000000"}, "showarrow": false, "text": "0.04", "x": "valence", "xref": "x", "y": "artistPopularity", "yref": "y"}, {"font": {"color": "#000000"}, "showarrow": false, "text": "-0.06", "x": "tempo", "xref": "x", "y": "artistPopularity", "yref": "y"}, {"font": {"color": "#000000"}, "showarrow": false, "text": "-0.06", "x": "duration_ms", "xref": "x", "y": "artistPopularity", "yref": "y"}, {"font": {"color": "#000000"}, "showarrow": false, "text": "-0.03", "x": "time_signature", "xref": "x", "y": "artistPopularity", "yref": "y"}, {"font": {"color": "#FFFFFF"}, "showarrow": false, "text": "0.33", "x": "trackPopularity", "xref": "x", "y": "artistPopularity", "yref": "y"}, {"font": {"color": "#FFFFFF"}, "showarrow": false, "text": "1.0", "x": "artistPopularity", "xref": "x", "y": "artistPopularity", "yref": "y"}, {"font": {"color": "#000000"}, "showarrow": false, "text": "-0.02", "x": "liked", "xref": "x", "y": "artistPopularity", "yref": "y"}, {"font": {"color": "#000000"}, "showarrow": false, "text": "-0.39", "x": "danceability", "xref": "x", "y": "liked", "yref": "y"}, {"font": {"color": "#000000"}, "showarrow": false, "text": "0.07", "x": "energy", "xref": "x", "y": "liked", "yref": "y"}, {"font": {"color": "#000000"}, "showarrow": false, "text": "-0.16", "x": "key", "xref": "x", "y": "liked", "yref": "y"}, {"font": {"color": "#000000"}, "showarrow": false, "text": "-0.13", "x": "loudness", "xref": "x", "y": "liked", "yref": "y"}, {"font": {"color": "#000000"}, "showarrow": false, "text": "0.02", "x": "mode", "xref": "x", "y": "liked", "yref": "y"}, {"font": {"color": "#000000"}, "showarrow": false, "text": "-0.2", "x": "speechiness", "xref": "x", "y": "liked", "yref": "y"}, {"font": {"color": "#000000"}, "showarrow": false, "text": "0.02", "x": "acousticness", "xref": "x", "y": "liked", "yref": "y"}, {"font": {"color": "#FFFFFF"}, "showarrow": false, "text": "0.49", "x": "instrumentalness", "xref": "x", "y": "liked", "yref": "y"}, {"font": {"color": "#000000"}, "showarrow": false, "text": "0.02", "x": "liveness", "xref": "x", "y": "liked", "yref": "y"}, {"font": {"color": "#000000"}, "showarrow": false, "text": "-0.34", "x": "valence", "xref": "x", "y": "liked", "yref": "y"}, {"font": {"color": "#000000"}, "showarrow": false, "text": "0.19", "x": "tempo", "xref": "x", "y": "liked", "yref": "y"}, {"font": {"color": "#FFFFFF"}, "showarrow": false, "text": "0.45", "x": "duration_ms", "xref": "x", "y": "liked", "yref": "y"}, {"font": {"color": "#000000"}, "showarrow": false, "text": "-0.07", "x": "time_signature", "xref": "x", "y": "liked", "yref": "y"}, {"font": {"color": "#000000"}, "showarrow": false, "text": "0.02", "x": "trackPopularity", "xref": "x", "y": "liked", "yref": "y"}, {"font": {"color": "#000000"}, "showarrow": false, "text": "-0.02", "x": "artistPopularity", "xref": "x", "y": "liked", "yref": "y"}, {"font": {"color": "#FFFFFF"}, "showarrow": false, "text": "1.0", "x": "liked", "xref": "x", "y": "liked", "yref": "y"}], "height": 800, "margin": {"l": 0, "t": 0}, "width": 800, "xaxis": {"dtick": 1, "gridcolor": "rgb(0, 0, 0)", "side": "top", "ticks": ""}, "yaxis": {"dtick": 1, "ticks": "", "ticksuffix": "  "}}}
